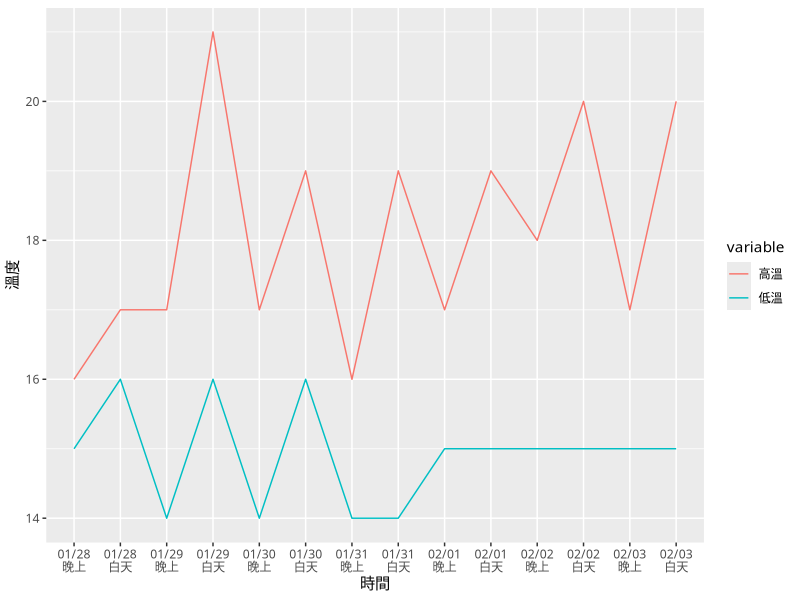

Generate this figure with R:
## ---- chunk 1
library(dplyr)
library(ggplot2)
library(reshape2)
## ---- chunk 2
#dat <- read.csv("data/weather-utf8.csv", fileEncoding="utf8") 
dat <- read.csv("data/weather-utf8.csv") 
max(dat[1:2, 4:5])
min(dat[1:2, 4:5])
## ---- chunk 3
day1 <- filter(dat, 早晚=="白天")
day2 <- mutate(day1, 溫度=paste(高溫,低溫,sep="-"))
day3 <- select(day2, 天氣, 溫度)

night1 <- filter(dat, 早晚=="晚上")
night2 <- mutate(night1, 溫度=paste(高溫,低溫,sep="-"))
night3 <- select(night2, 天氣, 溫度)

out <- data.frame(t(bind_cols(day3, night3)))
colnames(out) <- day1$日期
rownames(out) <- c("白天天氣","白天溫度","晚上天氣","晚上溫度")
knitr::kable(out)
## ---- chunk 4
dat1 <- mutate(dat, 時間=paste(日期,早晚,sep="\n"))
dat2 <- select(dat1, 時間, 高溫, 低溫)
colnames(dat2)[1] <- "時間"
dat3 <- melt(dat2, id.vars="時間")
ggplot(dat3, aes(x=時間, y=value, group=variable, colour=variable)) + 
  geom_line() + 
  labs(x="時間", y="溫度") +
  theme_gray(base_family="STHeiti") # 顯示中文字 Mac user only
